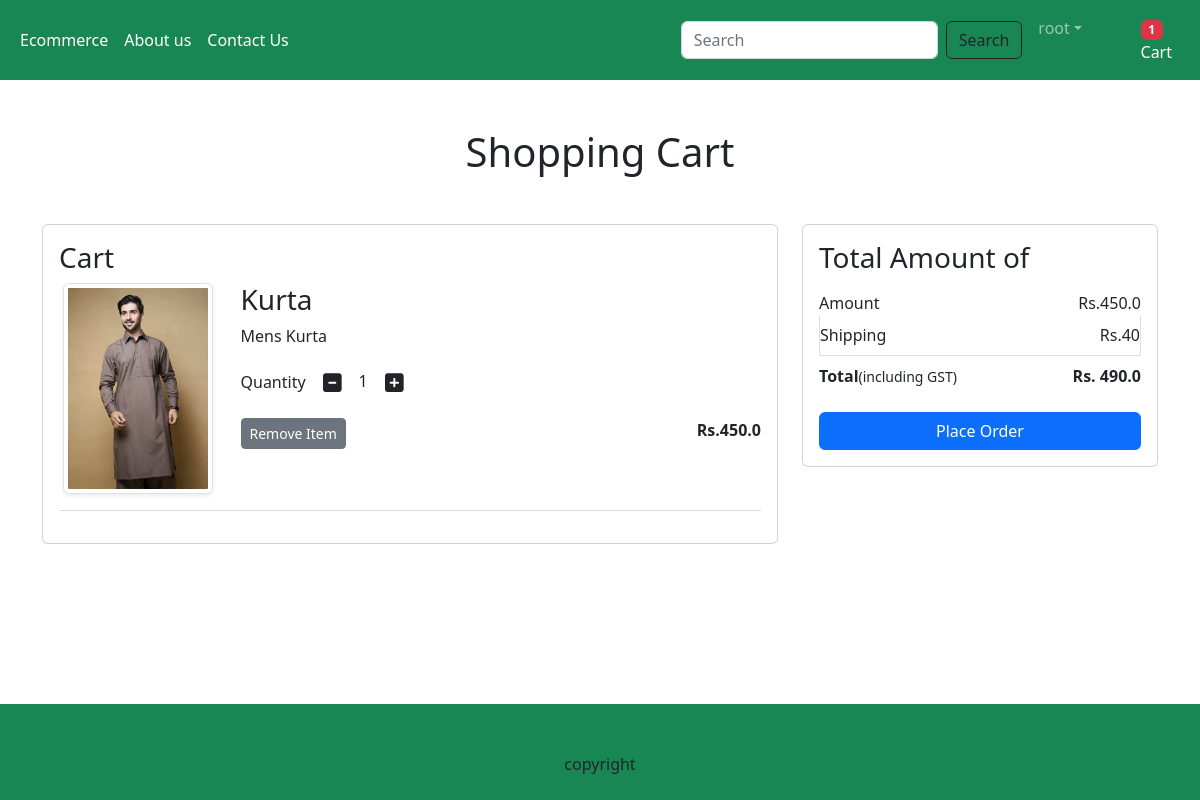
/cart/ (signed in), run on an earlier commit of the app's database.
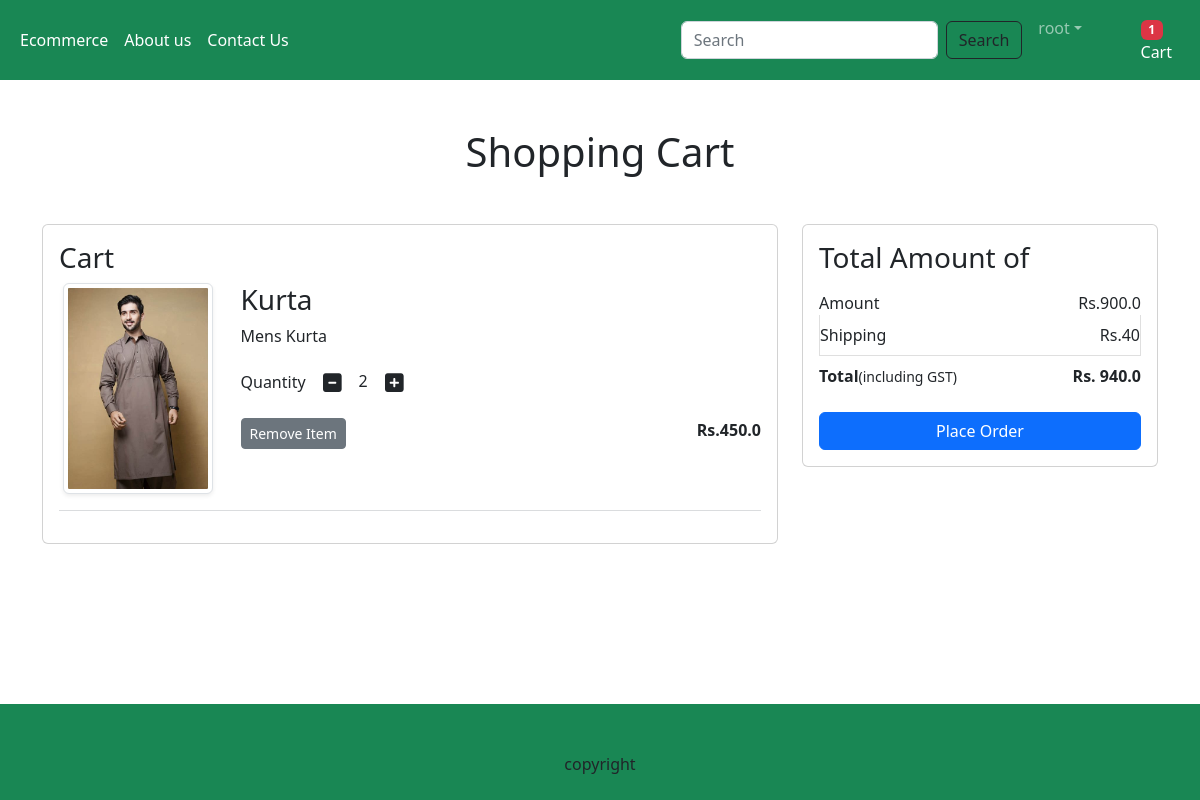
And on a later commit of the database.
### app/models.py (models this page shows, shortened)
class Cart(models.Model):
    user=models.ForeignKey(User,on_delete=models.CASCADE)
    product=models.ForeignKey(Product,on_delete=models.CASCADE)
    quantity=models.PositiveIntegerField(default=1)

class Product(models.Model):
    title=models.CharField(max_length=100)
    selling_price=models.FloatField()
    discounted_price=models.FloatField()
    description=models.TextField()
    category=models.ForeignKey(Category,on_delete=models.CASCADE)
    product_image=models.ImageField(upload_to='product')

### app/views.py (the view)
# urls.py: path('cart/',views.show_cart,name="showcart"),
@login_required
def show_cart(request):
    totalitem=0
    if request.user.is_authenticated:
        totalitem=len(Cart.objects.filter(user=request.user))
    user=request.user
    cart=Cart.objects.filter(user=user)
    amount=0
    for p in cart:
        value=p.quantity*p.product.discounted_price
        amount+=value
    totalamount=amount+40
    return render(request,'app/addtocart.html',locals())

### app/templates/app/addtocart.html (shortened to what this page needs)
{% extends 'app/base.html' %}
{% load static %}
{% block main-content %}
    <div class="container my-5">
        <div class="row">
            {% if cart %}
            <h1 class="text-center mb-5">Shopping Cart</h1>
            <div class="col sm-8">
                <div class="card">
                    <div class="card-body">
                        <h3>Cart</h3>
                        {% for item in cart %}
                            <div class="row">
                                <div class="col-sm-3 text-center align-self-center">
                                    <img src="{{item.product.product_image.url}}" alt="" srcset=""
                                    class="img-fluid img-thumbnail shadow-sm" height="150" width="150">
                                </div>
                                <div class="col-sm-9">
                                    <div>
                                        <h3>{{item.product.title}}</h3>
                                        <p class="mb-2 text-muted-small">{{item.product.description}}</p>
                                        <div class="my-3">
                                            <label for="quantity">Quantity</label>
                                            <a class="minus-cart btn" pid={{item.product.id}}>
                                                <i class="fas fa-minus-square fa-lg"></i>
                                            </a>
                                            <span id="quantity">{{item.quantity}}</span>
                                            <a class="plus-cart btn" pid={{item.product.id}}>
                                                <i class="fas fa-plus-square fa-lg"></i>
                                            </a>
                                        </div>
                                        <div class="d-flex justify-content-between">
                                            <a href="#" class="remove-cart btn btn-sm btn-secondary mr-3" pid={{item.product.id}}>Remove Item</a>
                                            <p class="mb-0">
                                                <span><strong> Rs.{{item.product.discounted_price}}</strong></span>
                                            </p>
                                        </div>
                                    </div>
                                </div>
                            </div>
                            <hr class="text-muted">
                        {% endfor %}
                    </div>
                </div>
            </div>
            <div class="col-sm-4">
                <div class="card">
                    <div class="card-body">
                        <h3>Total Amount of</h3>
                        <ul class="list-group">
                            <li class="list-group-item d-flex justify-content-between       align-items-center border-0 px-0 pb-0">Amount<span id="amount">Rs.{{amount}}</span>
                            </li>
                            <li class="list-group-item d-flex justify-content-between       align-items-center px-0 ">Shipping<span>Rs.40</span>
                            </li>
                            <li class="list-group-item d-flex justify-content-between       align-items-center border-0 px-0 mb-3">
                                <div>
                                    <strong>Total</strong><small>(including GST)</small>
                                </div>
                                <span id="totalamount"><strong>Rs. {{totalamount}}</strong></span>
                            </li>
                        </ul>
                        <div class="d-grid"><a href="{% url 'checkout' %}" class="btn btn-primary">Place Order</a>
                        </div>
                    </div>
                </div>
            </div>
            {% else %}
            <h1 class="text-center mb-5">Cart is Empty</h1>
            {% endif %}
        </div>
    </div>
{% endblock main-content %}

### app/templates/app/base.html (shortened to what this page needs)
<!DOCTYPE html>
{% load static %}
<html lang="en">
  <head>
    <link href="https://cdn.jsdelivr.net/npm/bootstrap@5.2.2/dist/css/bootstrap.min.css" rel="stylesheet">
    <link rel="stylesheet" href="{% static 'app/css/owl.carousel.min.css'%}" >
    <link rel="stylesheet" href="{% static 'app/css/all.min.css'%}" >
    <link rel="stylesheet" href="{% static 'app/css/style.css'%}" >
</head>
  <body>
    <nav class="navbar navbar-expand-lg navbar-dark bg-success">
      <div class="container-fluid">
        <div class="collapse navbar-collapse" id="navbarSupportedContent">
          <ul class="navbar-nav me-auto mb-2 mb-lg-0">
            {% if request.user.is_authenticated %}
            <li class="nav-item">
              <a class="nav-link active" aria-current="page" href="/">Ecommerce</a>
            </li>
            <li class="nav-item">
              <a class="nav-link text-white" href="{% url 'about' %}">About us</a>
            </li>
            <li class="nav-item">
              <a class="nav-link text-white" href="{% url 'contact' %}">Contact Us</a>
            </li>
          </ul>
          <form class="d-flex" role="search" action="/search">
            <input class="form-control me-2" type="search" placeholder="Search" name="search" aria-label="Search">
            <button class="btn btn-outline-dark" type="submit">Search</button>
          </form>
        </div>
        <ul class="navbar-nav me-auto mb-2 mb-lg-0">
          <li class="navbar-item dropdown mx-2">
            <a class="nav-link dropdown-toggle white-text" href="#"
            id="profileDropdown" role="button" data-bs-toggle="dropdown" aria-expanded="false">
            {{request.user.username}}</a>
            <ul class="dropdown-menu" aria-labelledby="profileDropdown">
                <li> <a class="dropdown-item" href="{% url 'logout' %}">Logout</li>
            </ul>
          </li>
          <li class="nav-item mx-2">
            <a href="{% url 'showcart' %}" class="nav-link text-white">
              <span class="badge bg-danger">{% if totalitem > 0 %}{{totalitem}}{% endif %}</span>
              Cart </a>
          </li>
          {%endif%}
        </ul>
      </div>
    </nav>
    {% block main-content %}{% endblock main-content %}
    <br><br>
    <footer class="bg-success text-center p-5">
      copyright
    </footer>
  </body>
</html>

### app/static/app/css/style.css (style rules this page uses)
body { display: flex; flex-direction: column; min-height:100vh; }
footer { margin-top:auto; height:30px; }

What changed in the data, as far as the page shows it:
changed Cart "Kurta": quantity "1" → "2"
Also different on the page:
{{ amount }}: "450.0" → "900.0"
{{ totalamount }}: "490.0" → "940.0"
